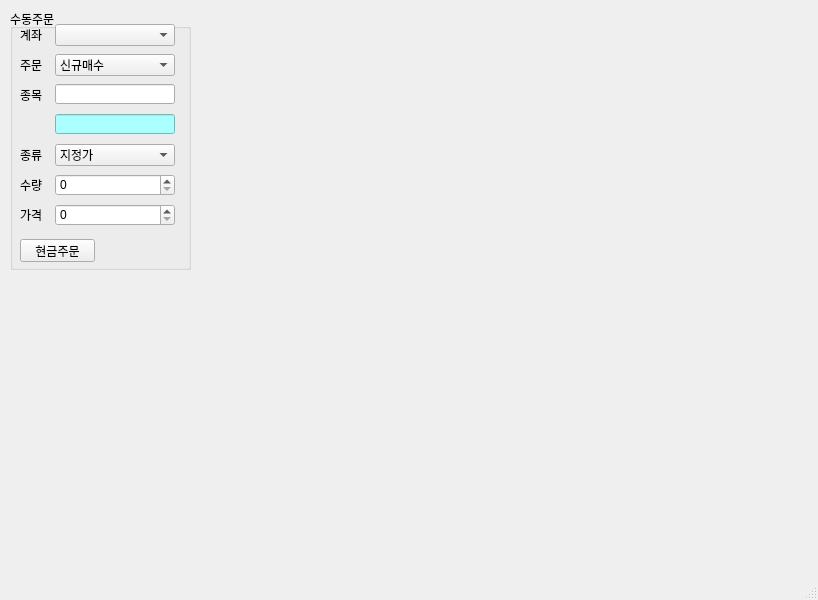
<?xml version="1.0" encoding="UTF-8"?>
<ui version="4.0">
 <class>MainWindow</class>
 <widget class="QMainWindow" name="MainWindow">
  <property name="geometry">
   <rect>
    <x>0</x>
    <y>0</y>
    <width>818</width>
    <height>600</height>
   </rect>
  </property>
  <property name="windowTitle">
   <string>PyTrader v0.2</string>
  </property>
  <property name="windowIcon">
   <iconset>
    <normaloff>icon.png</normaloff>icon.png</iconset>
  </property>
  <widget class="QWidget" name="centralwidget">
   <widget class="QGroupBox" name="groupBox">
    <property name="geometry">
     <rect>
      <x>10</x>
      <y>9</y>
      <width>181</width>
      <height>261</height>
     </rect>
    </property>
    <property name="title">
     <string>수동주문</string>
    </property>
    <widget class="QLabel" name="label">
     <property name="geometry">
      <rect>
       <x>10</x>
       <y>20</y>
       <width>56</width>
       <height>12</height>
      </rect>
     </property>
     <property name="text">
      <string>계좌</string>
     </property>
    </widget>
    <widget class="QComboBox" name="comboBox">
     <property name="geometry">
      <rect>
       <x>45</x>
       <y>15</y>
       <width>120</width>
       <height>22</height>
      </rect>
     </property>
    </widget>
    <widget class="QLabel" name="label_2">
     <property name="geometry">
      <rect>
       <x>10</x>
       <y>50</y>
       <width>56</width>
       <height>12</height>
      </rect>
     </property>
     <property name="text">
      <string>주문</string>
     </property>
    </widget>
    <widget class="QComboBox" name="comboBox_2">
     <property name="geometry">
      <rect>
       <x>45</x>
       <y>45</y>
       <width>120</width>
       <height>22</height>
      </rect>
     </property>
     <item>
      <property name="text">
       <string>신규매수</string>
      </property>
     </item>
     <item>
      <property name="text">
       <string>신규매도</string>
      </property>
     </item>
     <item>
      <property name="text">
       <string>매수취소</string>
      </property>
     </item>
     <item>
      <property name="text">
       <string>매도취소</string>
      </property>
     </item>
    </widget>
    <widget class="QLabel" name="label_3">
     <property name="geometry">
      <rect>
       <x>10</x>
       <y>80</y>
       <width>56</width>
       <height>12</height>
      </rect>
     </property>
     <property name="text">
      <string>종목</string>
     </property>
    </widget>
    <widget class="QLineEdit" name="lineEdit">
     <property name="geometry">
      <rect>
       <x>45</x>
       <y>75</y>
       <width>120</width>
       <height>20</height>
      </rect>
     </property>
    </widget>
    <widget class="QComboBox" name="comboBox_3">
     <property name="geometry">
      <rect>
       <x>45</x>
       <y>135</y>
       <width>120</width>
       <height>22</height>
      </rect>
     </property>
     <item>
      <property name="text">
       <string>지정가</string>
      </property>
     </item>
     <item>
      <property name="text">
       <string>시장가</string>
      </property>
     </item>
    </widget>
    <widget class="QLabel" name="label_4">
     <property name="geometry">
      <rect>
       <x>10</x>
       <y>140</y>
       <width>56</width>
       <height>12</height>
      </rect>
     </property>
     <property name="text">
      <string>종류</string>
     </property>
    </widget>
    <widget class="QLabel" name="label_5">
     <property name="geometry">
      <rect>
       <x>10</x>
       <y>170</y>
       <width>56</width>
       <height>12</height>
      </rect>
     </property>
     <property name="text">
      <string>수량</string>
     </property>
    </widget>
    <widget class="QSpinBox" name="spinBox">
     <property name="geometry">
      <rect>
       <x>45</x>
       <y>165</y>
       <width>120</width>
       <height>22</height>
      </rect>
     </property>
     <property name="maximum">
      <number>1000000</number>
     </property>
    </widget>
    <widget class="QLabel" name="label_6">
     <property name="geometry">
      <rect>
       <x>10</x>
       <y>200</y>
       <width>56</width>
       <height>12</height>
      </rect>
     </property>
     <property name="text">
      <string>가격</string>
     </property>
    </widget>
    <widget class="QSpinBox" name="spinBox_2">
     <property name="geometry">
      <rect>
       <x>45</x>
       <y>195</y>
       <width>120</width>
       <height>22</height>
      </rect>
     </property>
     <property name="prefix">
      <string/>
     </property>
     <property name="maximum">
      <number>10000000</number>
     </property>
     <property name="singleStep">
      <number>100</number>
     </property>
     <property name="value">
      <number>0</number>
     </property>
    </widget>
    <widget class="QPushButton" name="pushButton">
     <property name="geometry">
      <rect>
       <x>10</x>
       <y>230</y>
       <width>75</width>
       <height>23</height>
      </rect>
     </property>
     <property name="text">
      <string>현금주문</string>
     </property>
    </widget>
    <widget class="QLineEdit" name="lineEdit_2">
     <property name="geometry">
      <rect>
       <x>45</x>
       <y>105</y>
       <width>120</width>
       <height>20</height>
      </rect>
     </property>
     <property name="styleSheet">
      <string notr="true">background-color: rgb(170, 255, 255);</string>
     </property>
     <property name="readOnly">
      <bool>true</bool>
     </property>
    </widget>
   </widget>
  </widget>
  <widget class="QMenuBar" name="menubar">
   <property name="geometry">
    <rect>
     <x>0</x>
     <y>0</y>
     <width>818</width>
     <height>21</height>
    </rect>
   </property>
  </widget>
  <widget class="QStatusBar" name="statusbar"/>
 </widget>
 <resources/>
 <connections/>
</ui>
